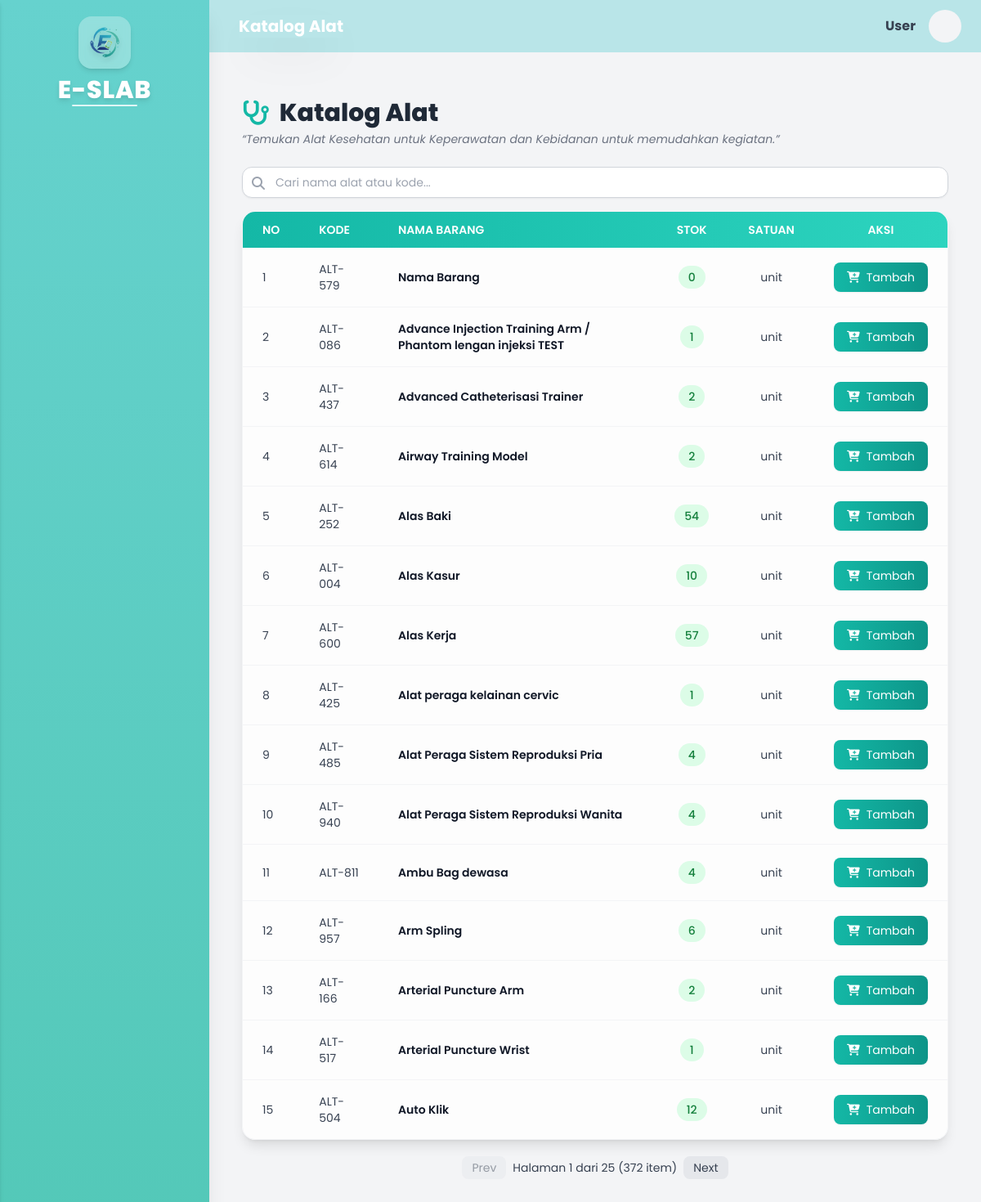
/index.php/peminjaman/alat, run on the app's committed database.
### tables this page shows
CREATE TABLE `barang` (
  `id_barang` int(11) NOT NULL,
  `id_sub_kategori` int(11) NOT NULL,
  `kode_barang` varchar(50) NOT NULL,
  `nama_barang` varchar(100) NOT NULL,
  `deskripsi` text DEFAULT NULL,
  `satuan` varchar(30) DEFAULT NULL,
  `stok` int(11) NOT NULL DEFAULT 0,
  `stok_minimum` int(11) NOT NULL DEFAULT 0,
  `is_active` tinyint(1) NOT NULL DEFAULT 1,
  `created_at` timestamp NOT NULL DEFAULT current_timestamp(),
  `updated_at` timestamp NULL DEFAULT NULL ON UPDATE current_timestamp()
);

### application/controllers/Peminjaman.php (called while the page is built, shortened)
<?php
class Peminjaman extends CI_Controller
{
    public function __construct()
    {
        $this->load->model('Barang_model');
        $this->load->model('Peminjaman_model');
        $this->load->model('Notifikasi_model');
        $this->load->library('session');
    }
    public function alat()
    {
        $user_name = $this->session->userdata('nama_user') ?? $this->session->userdata('username');
        $user_initial = strtoupper(substr($user_name, 0, 1));
        $data['barang'] = $this->Barang_model->get_by_jenis('Alat');
        $data['title'] = "Katalog Alat";
        $data['user_name'] = $user_name;
        $data['user_initial'] = $user_initial;
        $this->load->view('layouts/header', $data);
        $this->load->view('layouts/sidebar', $data);
        $this->load->view('user/peminjaman/katalog_alat', $data);
        $this->load->view('layouts/footer');
    }
}

### index.php (called while the page is built, shortened)
<?php
require_once BASEPATH.'core/CodeIgniter.php';

### application/models/Barang_model.php (called while the page is built, shortened)
<?php
class Barang_model extends CI_Model
{
    public function get_by_jenis($jenis)
    {
        $this->db->select('b.*');
        $this->db->from('barang b');
        $this->db->join('sub_kategori sk', 'sk.id_sub_kategori = b.id_sub_kategori');
        $this->db->where('sk.nama_sub', ucfirst(strtolower($jenis)));
        return $this->db->get()->result();
    }
}

### application/views/user/peminjaman/katalog_alat.php (the view, shortened to what this page needs)
<div class="p-4 sm:p-4 lg:p-4 min-h-screen">
  <div class="flex flex-col sm:flex-row justify-between items-center mb-6">
    <div class="flex flex-col items-start">
      <h3 class="text-3xl font-extrabold text-gray-800 flex items-center gap-3">
        <i class="fa-solid fa-stethoscope text-teal-500"></i>
        <span><?= $title; ?></span>
      </h3>
      <p class="text-gray-500 italic text-sm mt-1">
        “Temukan Alat Kesehatan untuk Keperawatan dan Kebidanan untuk memudahkan kegiatan.”
      </p>
    </div>
  </div>
  <div class="relative mb-4 sm:mt-0 w-full">
    <i class="fa fa-search absolute left-3 top-3 text-gray-400"></i>
    <input id="searchInput"
      type="text"
      placeholder="Cari nama alat atau kode..."
      class="w-full pl-10 pr-4 py-2 border border-gray-300 rounded-xl shadow-sm focus:ring-2 focus:ring-teal-400 focus:outline-none transition text-sm" />
  </div>
  <div class="overflow-x-auto bg-white/80 backdrop-blur-sm border border-gray-100 shadow-lg rounded-2xl">
    <table class="min-w-full text-sm" id="alatTable">
      <thead class="bg-gradient-to-r from-teal-500 to-teal-400 text-white uppercase">
        <tr>
          <th class="px-6 py-3 text-left font-semibold">No</th>
          <th class="px-6 py-3 text-left font-semibold">Kode</th>
          <th class="px-6 py-3 text-left font-semibold">Nama Barang</th>
          <th class="px-6 py-3 text-center font-semibold">Stok</th>
          <th class="px-6 py-3 text-center font-semibold">Satuan</th>
          <th class="px-6 py-3 text-center font-semibold">Aksi</th>
        </tr>
      </thead>
      <tbody class="divide-y divide-gray-100">
        <?php $no = 1;
        foreach ($barang as $b): ?>
          <tr class="hover:bg-teal-50 transition duration-200">
            <td class="px-6 py-4 text-gray-700"><?= $no++; ?></td>
            <td class="px-6 py-4 text-gray-700"><?= $b->kode_barang; ?></td>
            <td class="px-6 py-4 font-semibold text-gray-900"><?= $b->nama_barang; ?></td>
            <td class="px-6 py-4 text-center">
              <span class="px-3 py-1 bg-green-100 text-green-700 rounded-full text-sm font-medium"><?= $b->stok; ?></span>
            </td>
            <td class="px-6 py-4 text-center text-gray-700"><?= $b->satuan; ?></td>
            <td class="px-6 py-4 text-center">
              <button
                class="bg-gradient-to-r from-teal-500 to-teal-600 hover:from-teal-600 hover:to-teal-700 text-white px-4 py-2 rounded-lg text-sm flex items-center justify-center gap-2 shadow-sm hover:shadow-md transition transform hover:scale-[1.03] mx-auto"
                onclick="openTambahModal('<?= $b->id_barang; ?>', '<?= $b->nama_barang; ?>', <?= $b->stok; ?>)">
                <i class="fas fa-cart-plus"></i> Tambah
              </button>
            </td>
          </tr>
        <?php endforeach; ?>
      </tbody>
    </table>
  </div>
  <div class="flex justify-center items-center mt-5 space-x-2 text-sm">
    <button id="prevPage" class="px-3 py-1 bg-gray-200 hover:bg-blue-300 rounded-lg text-gray-700">Prev</button>
    <span id="pageInfo" class="text-gray-700"></span>
    <button id="nextPage" class="px-3 py-1 bg-gray-200 hover:bg-blue-300 rounded-lg text-gray-700">Next</button>
  </div>
</div>

### data on the page
barang: kode_barang "ALT-579", nama_barang "Nama Barang", stok "0", satuan "unit"
barang: kode_barang "ALT-086", nama_barang "Advance Injection Training Arm / Phantom lengan injeksi TEST", stok "1", satuan "unit"
barang: kode_barang "ALT-437", nama_barang "Advanced Catheterisasi Trainer", stok "2", satuan "unit"
barang: kode_barang "ALT-614", nama_barang "Airway Training Model", stok "2", satuan "unit"
barang: kode_barang "ALT-252", nama_barang "Alas Baki", stok "54", satuan "unit"
barang: kode_barang "ALT-004", nama_barang "Alas Kasur", stok "10", satuan "unit"
barang: kode_barang "ALT-600", nama_barang "Alas Kerja", stok "57", satuan "unit"
barang: kode_barang "ALT-425", nama_barang "Alat peraga kelainan cervic", stok "1", satuan "unit"
barang: kode_barang "ALT-485", nama_barang "Alat Peraga Sistem Reproduksi Pria", stok "4", satuan "unit"
barang: kode_barang "ALT-940", nama_barang "Alat Peraga Sistem Reproduksi Wanita", stok "4", satuan "unit"
barang: kode_barang "ALT-811", nama_barang "Ambu Bag dewasa", stok "4", satuan "unit"
barang: kode_barang "ALT-957", nama_barang "Arm Spling", stok "6", satuan "unit"
barang: kode_barang "ALT-166", nama_barang "Arterial Puncture Arm", stok "2", satuan "unit"
barang: kode_barang "ALT-517", nama_barang "Arterial Puncture Wrist", stok "1", satuan "unit"
barang: kode_barang "ALT-504", nama_barang "Auto Klik", stok "12", satuan "unit"

### other printed values
$title "Katalog Alat"
